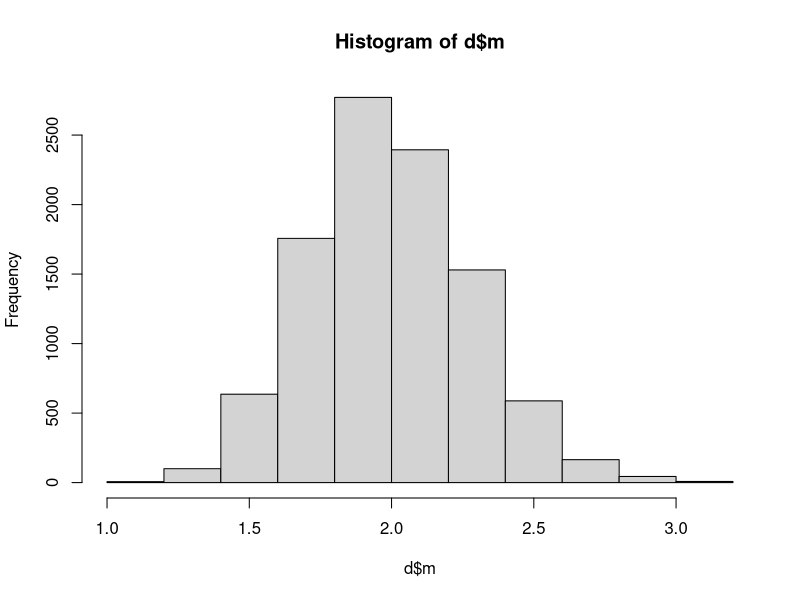
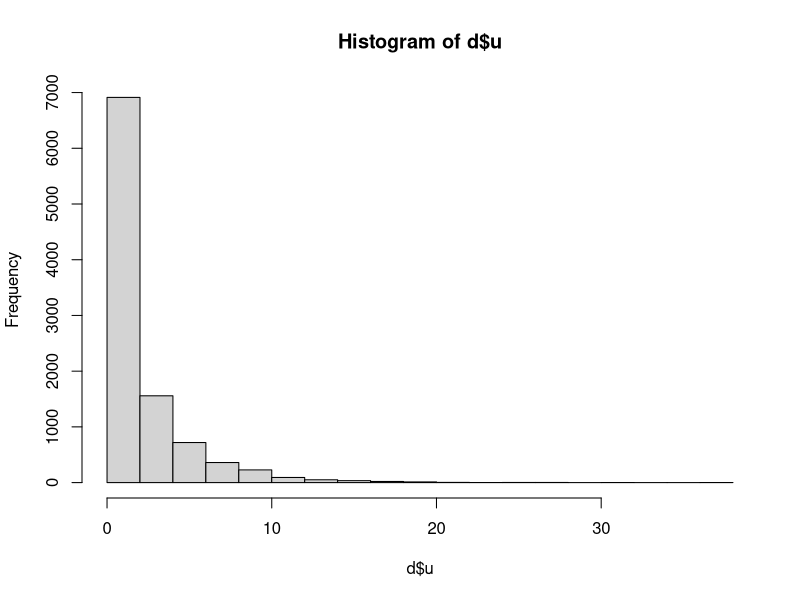
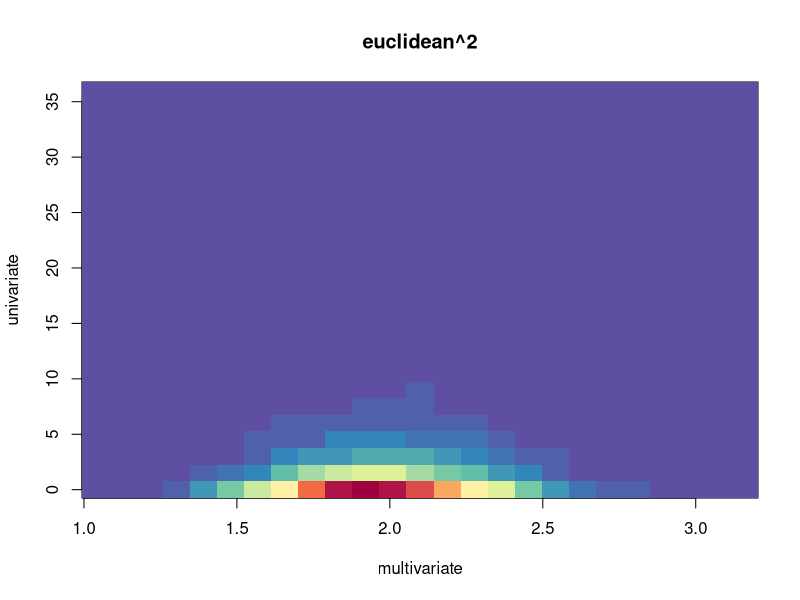
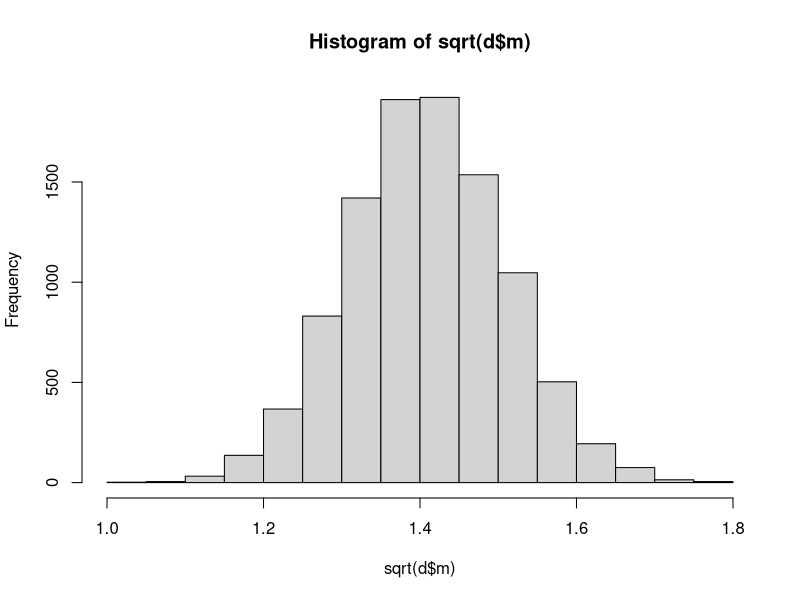
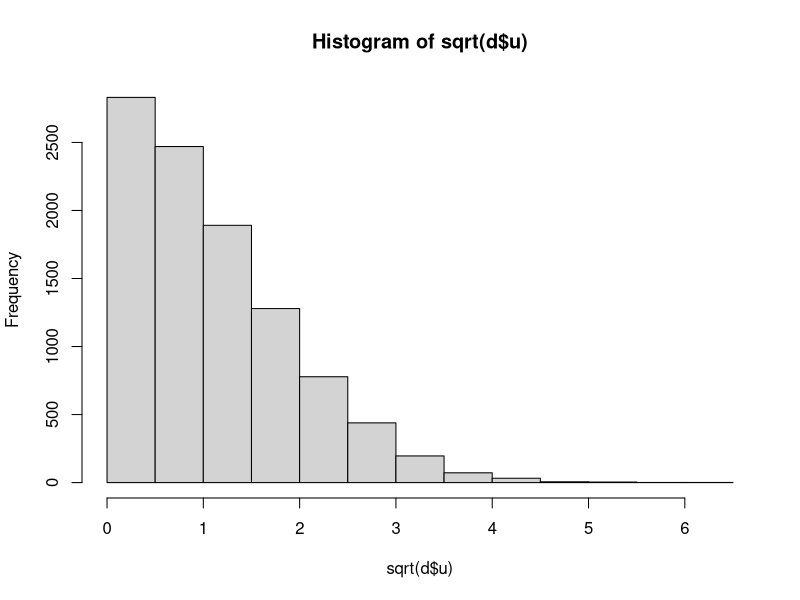
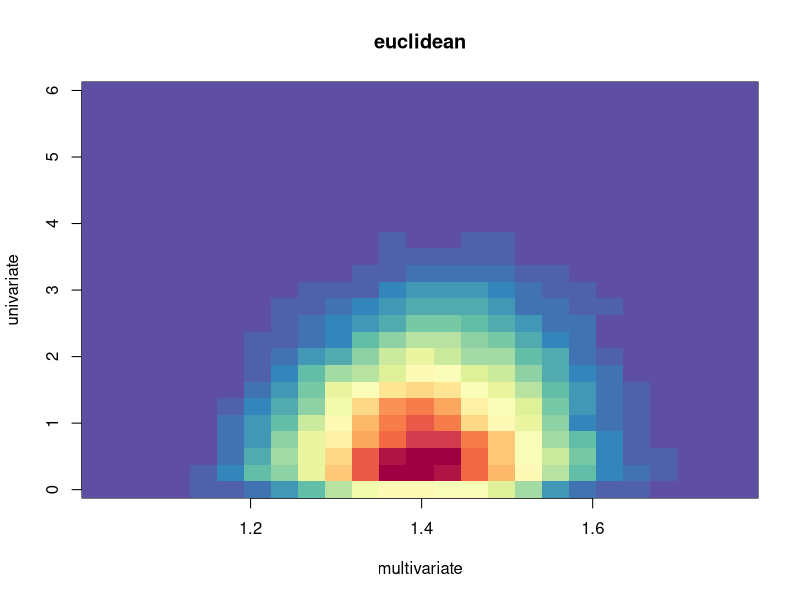
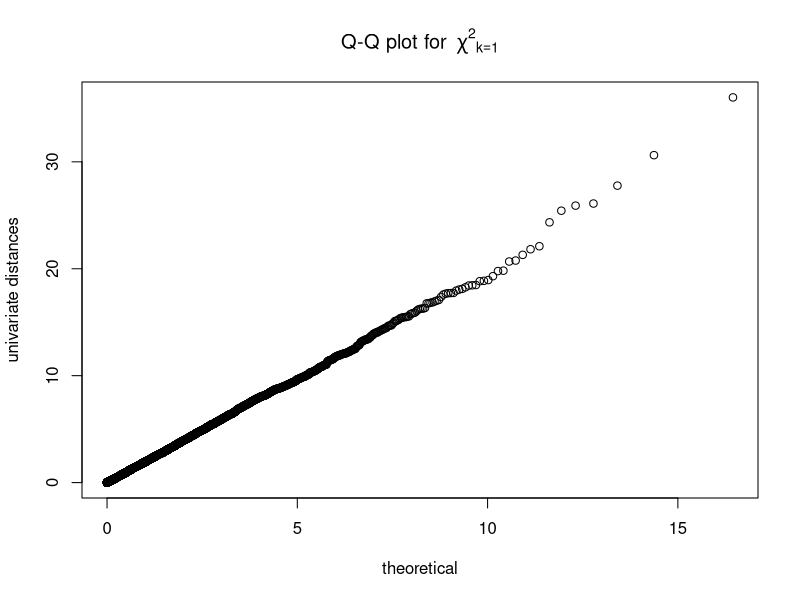
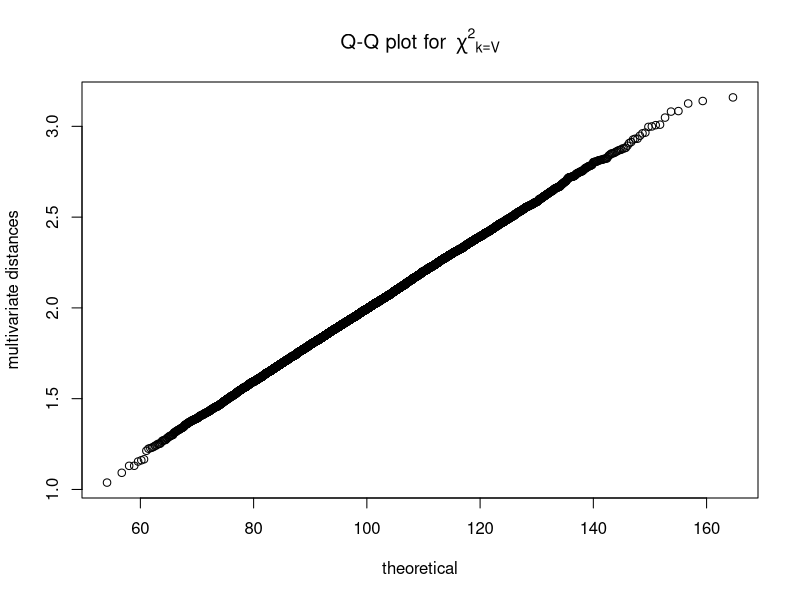

The R script that drew these images, in order: (Note: a time limit stopped this script after it produced the figures.)
## ---- chunk 1
knitr::opts_chunk$set(cache = TRUE)

library(knitr)
library(MASS)
library(RColorBrewer)

euclidean2 <- function(x, y) sum((x - y)^2)  ## squared euclidean distance; works on vectors


pdist2 <- function(A,B) {
  
  ## this function works on matrices A and B.
  ## A and B should be matrices with subjects as rows and vertices as columns.
  ## A and B should be from separate folds (i.e., "test" and "retest" or "run1" and "run2").
  
  ## this function computes the squared euclidean distances between each row of A and each row of B.
  ## the output is therefore a matrix of size nrow(A)*nrow(B), i.e., Sects * Sects.
  
  ## this is an efficient implementation of the pdist::pdist function.
  ## see links for more information:
  ## https://www.r-bloggers.com/2013/05/pairwise-distances-in-r/
  ## https://blog.smola.org/post/969195661/in-praise-of-the-second-binomial-formula
  
  
  an = apply(A, 1, function(rvec) crossprod(rvec,rvec))
  bn = apply(B, 1, function(rvec) crossprod(rvec,rvec))
  
  m = nrow(A)
  n = nrow(B)
  
  tmp = matrix(rep(an, n), nrow=m) 
  tmp = tmp +  matrix(rep(bn, m), nrow=m, byrow=TRUE)
  
  tmp - 2 * tcrossprod(A,B)  ## squared euclidean distance
  
}


idi <- function(x) {
  
  ## this function works on square distance matrices, and computes the "intersubject discrimination index".
  ## it subtracts the mean diagonal from the mean of the off diagonals.
  
  offdiag <- x[row(x) != col(x)]
  diagonal <- diag(x)
  
  mean(offdiag) - mean(diagonal)
  
}


n_sim <- 1E4  ## number replicates
V <- 100  ## number voxels
S <- 55  ## number subjects


rf <- colorRampPalette(rev(brewer.pal(11, 'Spectral')))  ## for palette
r <- rf(32)

## ---- chunk 2

d <- as.data.frame(matrix(NA, ncol = 2, nrow = n_sim))
names(d) <- c("m", "u")

for (ii in 1:n_sim) {

  x <- rnorm(V)
  y <- rnorm(V)
  
  d$m[ii] <- euclidean2(x, y) / V  ## multivariate distance
  d$u[ii] <- euclidean2(sum(x), sum(y)) / V  ## univariate distance
  
}

## ---- chunk 3

colMeans(d)
apply(d, 2, var)
t.test(d$m, d$u, paired = TRUE)$statistic

hist(d$m)
hist(d$u)


kernel_d2 <- kde2d(d$m, d$u)
image(kernel_d2, col = r, main = "euclidean^2", xlab = "multivariate", ylab = "univariate")

## ---- chunk 4

colMeans(sqrt(d))
t.test(sqrt(d$m), sqrt(d$u), paired = TRUE)$statistic

hist(sqrt(d$m))
hist(sqrt(d$u))
apply(sqrt(d), 2, var)

kernel_d <- kde2d(sqrt(d$m), sqrt(d$u))
image(kernel_d, col = r, main = "euclidean", xlab = "multivariate", ylab = "univariate")

## ---- chunk 5

qqplot(
  qchisq(ppoints(n_sim), df = 1), 
  d$u, 
  main = expression("Q-Q plot for" ~~ {chi^2}[k == 1]),
  xlab = "theoretical",
  ylab = "univariate distances"
  )

qqplot(
  qchisq(ppoints(n_sim), df = V), 
  d$m, 
  main = expression("Q-Q plot for" ~~ {chi^2}[k == V]),
  xlab = "theoretical",
  ylab = "multivariate distances"
  )


## ---- chunk 6

d_univ <- as.data.frame(matrix(NA, ncol = 2, nrow = n_sim))
names(d_univ) <- c("m", "u")

for (ii in 1:n_sim) {

  x <- rnorm(V)
  y <- rnorm(V, mean = 1)
  
  d_univ$m[ii] <- euclidean2(x, y) / V
  d_univ$u[ii] <- euclidean2(sum(x), sum(y)) / V
  
}

## ---- chunk 7

colMeans(d_univ)
apply(d_univ, 2, var)
t.test(d_univ$m, d_univ$u, paired = TRUE)$statistic

hist(d_univ$m)
hist(d_univ$u)

kernel_d2_univ <- kde2d(d_univ$m, d_univ$u)
image(kernel_d2_univ, col = r, main = "euclidean^2", xlab = "multivariate", ylab = "univariate")

## ---- chunk 8

d_multiv <- as.data.frame(matrix(NA, ncol = 2, nrow = n_sim))
names(d_multiv) <- c("m", "u")

subj_pattern <- scale(rnorm(V), scale = FALSE)  ## no univariate effect

for (ii in 1:n_sim) {

  x <- rnorm(V) + subj_pattern  ## pattern across vertices, but across-voxel mean of 0
  y <- rnorm(V) - subj_pattern  ## opposite pattern
  
  d_multiv$m[ii] <- euclidean2(x, y) / V  ## multivariate distance
  d_multiv$u[ii] <- euclidean2(sum(x), sum(y)) / V  ## univariate distance
  
}

## ---- chunk 9

colMeans(d_multiv)
apply(d_multiv, 2, var)
t.test(d_multiv$m, d_multiv$u, paired = TRUE)$statistic

hist(d_multiv$m)
hist(d_multiv$u)

kernel_d2_multiv <- kde2d(d_multiv$m, d_multiv$u)
image(kernel_d2_multiv, col = r, main = "euclidean^2", xlab = "multivariate", ylab = "univariate")

## ---- chunk 10

d <- as.data.frame(matrix(NA, ncol = 2, nrow = n_sim))
names(d) <- c("m", "u")

for (ii in 1:n_sim) {

  X <- matrix(rnorm(V*S), nrow = S)
  Y <- matrix(rnorm(V*S), nrow = S)
  ## X is a matrix of b-coefficients. subjects as rows, vertices as columns. from fold 1 (e.g., "test").
  ## Y is also a b-coefficient matrix. organized identically to X, but from a different "fold" (e.g., "retest").
  
  X_bar <- cbind(rowSums(X))  ## across-vertex sum of b-coefficients. one per subj.
  Y_bar <- cbind(rowSums(Y))
  
  M <- pdist2(X, Y)  ## multivariate distance
  U <- pdist2(X_bar, Y_bar) ## univariate distance
  
  d$m[ii] <- idi(M)  ## mIDI
  d$u[ii] <- idi(U)  ## uIDI

}


## ---- chunk 11

colMeans(d)
apply(d, 2, var)
apply(d, 2, function(x) t.test(x)$statistic)
apply(d, 2, function(x) wilcox.test(x)$p.value)
t.test(d$m, d$u, paired = TRUE)$statistic
wilcox.test(d$m, d$u, paired = TRUE)$p.value

hist(d$m)
hist(d$u)

kernel_d2 <- kde2d(d$m, d$u)
image(kernel_d2, col = r, main = "intersubject discrimination index", xlab = "multivariate", ylab = "univariate")

## ---- chunk 12

d_univ <- as.data.frame(matrix(NA, ncol = 2, nrow = n_sim))
names(d_univ) <- c("m", "u")

for (ii in 1:n_sim) {
  
  subj_means <- matrix(rnorm(S), nrow = V, ncol = S, byrow = TRUE)
  X <- matrix(rnorm(V*S), ncol = S) + subj_means  ## add a pattern to each row
  Y <- matrix(rnorm(V*S), ncol = S) + subj_means
  
  d_univ$m[ii] <- idi(pdist2(t(X), t(Y)) / V)  ## multivariate distance
  d_univ$u[ii] <- idi(pdist2(cbind(colSums(X)), cbind(colSums(Y))) / V)  ## univariate distance
  
}

## ---- chunk 13

colMeans(d_univ)
apply(d_univ, 2, var)
t.test(d_univ$m, d_univ$u, paired = TRUE)$statistic

hist(d_univ$m)
hist(d_univ$u)

kernel_d2_univ <- kde2d(d_univ$m, d_univ$u)
image(kernel_d2_univ, col = r, main = "euclidean^2", xlab = "multivariate", ylab = "univariate")

## ---- chunk 14

d_multiv <- as.data.frame(matrix(NA, ncol = 2, nrow = n_sim))
names(d_multiv) <- c("m", "u")

for (ii in 1:n_sim) {
  
  subj_patterns <- matrix(rnorm(V*S), ncol = S)
  subj_patterns <- scale(subj_patterns, scale = FALSE)
  X <- matrix(rnorm(V*S), ncol = S) + subj_patterns
  Y <- matrix(rnorm(V*S), ncol = S) + subj_patterns
  
  d_multiv$m[ii] <- idi(pdist2(t(X), t(Y)) / V)  ## multivariate distance
  d_multiv$u[ii] <- idi(pdist2(cbind(colSums(X)), cbind(colSums(Y))) / V)  ## univariate distance
  
}

## ---- chunk 15

colMeans(d_multiv)
apply(d_multiv, 2, var)
t.test(d_multiv$m, d_multiv$u, paired = TRUE)$statistic

hist(d_multiv$m)
hist(d_multiv$u)

kernel_d2_multiv <- kde2d(d_multiv$m, d_multiv$u)
image(kernel_d2_multiv, col = r, main = "euclidean^2", xlab = "multivariate", ylab = "univariate")
